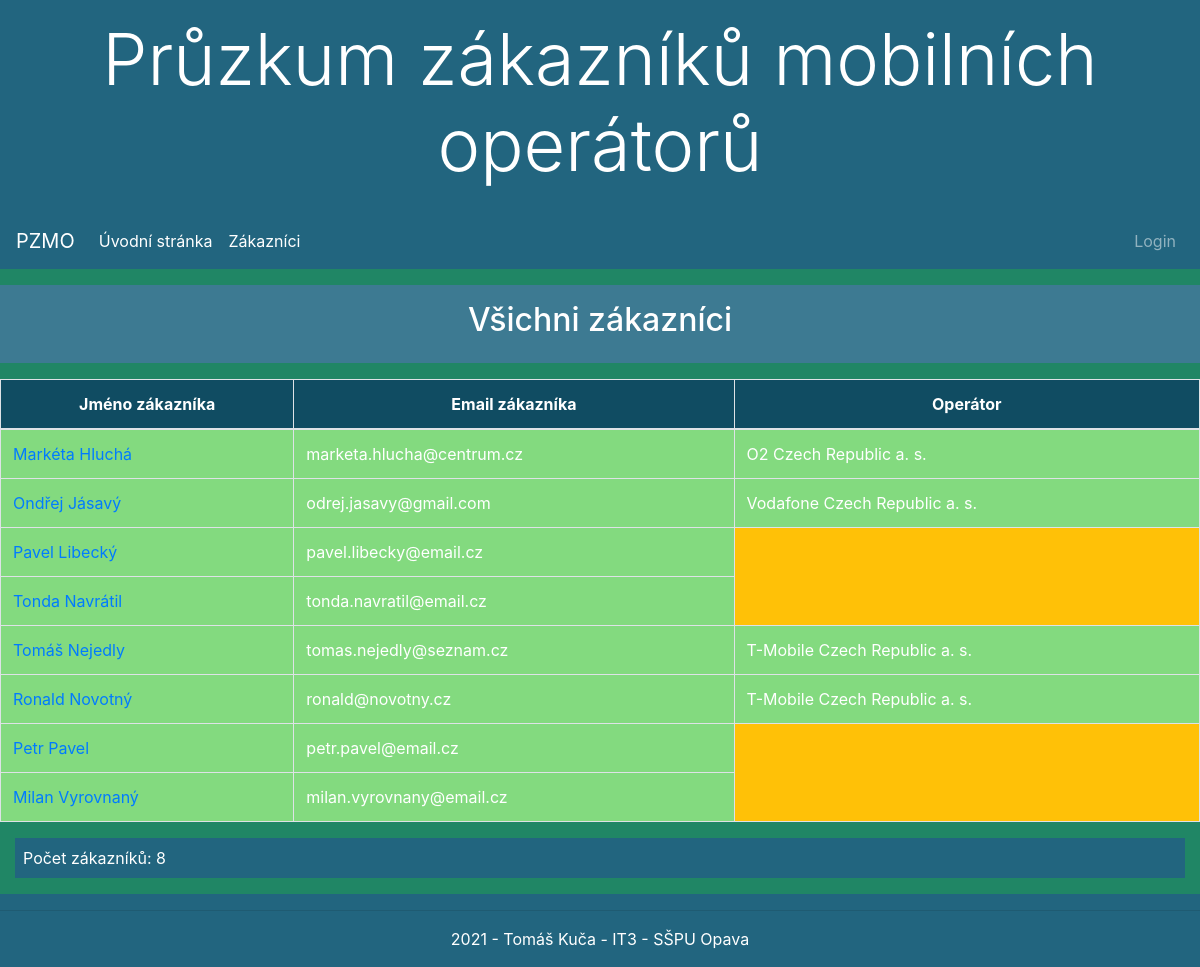
Page /zakaznici/zakaznici/ on the committed database.
### zakaznici/models.py (models this page shows, shortened)
class Zakaznik(models.Model):
    jmeno = models.CharField(max_length=30, verbose_name='Křestní jméno')
    prijmeni = models.CharField(max_length=30, verbose_name='Příjmení')
    psc = models.PositiveIntegerField(validators=[MinValueValidator(10000), MaxValueValidator(99999)],
                                      verbose_name='Poštovní směrovací číslo')
    ulice = models.CharField(max_length=20, verbose_name='Ulice', blank=True)
    mesto = models.CharField(max_length=30, verbose_name='Město')
    cp = models.CharField(max_length=4, verbose_name='Číslo popisné')
    email = models.EmailField(max_length=50, unique=True, blank=True,null=True, verbose_name='Email zákazníka')
    druhotne_sluzby = models.ManyToManyField(DruhotneSluzby, blank=True, null=True,
                                             help_text='Select a secondary service of mobile operator which you use')
    class Meta:
        ordering = ['prijmeni']

class Smlouva(models.Model):
    datum_uzavreni = models.DateField(blank=True, null=True, verbose_name='Datum uzavření')
    zakaznik = models.ForeignKey(Zakaznik, on_delete=models.CASCADE)
    tarif = models.ForeignKey(Tarif, on_delete=models.CASCADE)
    operator = models.ForeignKey(MobilniOperator, on_delete=models.CASCADE)
    class Meta:
        ordering = ['datum_uzavreni']

class MobilniOperator(models.Model):
    nazev = models.CharField(max_length=100, verbose_name='Jméno mobilního operátora')
    psc = models.PositiveIntegerField(validators=[MinValueValidator(10000), MaxValueValidator(99999)],
                                      verbose_name='Poštovní směrovací číslo')
    ulice = models.CharField(max_length=20, verbose_name='Ulice')
    mesto = models.CharField(max_length=30, verbose_name='Město')
    cp = models.CharField(max_length=4, verbose_name='Číslo popisné')
    kontakt = models.PositiveIntegerField(validators=[MinValueValidator(100000000), MaxValueValidator(999999999)],
                                        default=111111111, verbose_name='Telefonni číslo')
    class Meta:
        ordering = ['nazev']

### zakaznici/views.py (the view)
# urls.py: path('zakaznici/', views.ZakaznikListView.as_view(), name='prehled_zakazniku'),
class ZakaznikListView(ListView):
    model = Zakaznik
    context_object_name = 'prehled_zakazniku'
    extra_context = {'contracts': Smlouva.objects.all(),
                     'num_customers': Zakaznik.objects.all().count()}
    template_name = 'zakaznik/prehled.html'

### zakaznici/templates/zakaznik/prehled.html (shortened to what this page needs)
{% extends "base.html" %}
{% block content %}
<div class="row mt-3 mb-3 p-3 nadpis">
    <div class="col-sm-12">
        <h2 class="text-center ">Všichni zákazníci</h2>
    </div>
</div>
<div class="row" >
    <table class="table table-bordered bg-warning">
        <thead class="text-center">
            <tr style="color:blue;">
                <th>Jméno zákazníka</th>
                <th>Email zákazníka</th>
                <th>Operátor</th>
            </tr>
        </thead>
        <tbody>
                {% for customer in prehled_zakazniku %}
                    <tr>
                        <td><a href="{% url 'podrobnosti_zakaznika' customer.pk %}">{{ customer.jmeno }} {{ customer.prijmeni}}</a></td>
                        <td>{{ customer.email}}</td>
                        {% for contract in contracts %}
                            {% if customer.jmeno == contract.zakaznik.jmeno and customer.prijmeni == customer.prijmeni %}
                               <td>{{ contract.operator.nazev }}</td>
                            {% endif %}
                        {% endfor %}
                    </tr>
                {% endfor %}
        </tbody>
    </table>
</div>
<p>Počet zákazníků: {{ num_customers }}</p>
{% endblock %}

### zakaznici/static/css/style.css (style rules this page uses)
table th { color: white; background-color: #104c62; }
table td { color: white; background-color: #83DA7F; }
body { background-color:#208665; }
.nadpis , .nadpis h2 { background-color:#3D7A92; }
body { display: flex; flex-direction: column; min-height: 100vh; }
.container-fluid p { background-color: #22657F; padding: 0.5em; }
h2 { background-color:#104C62; }

### rows in the picture
Zakaznik: jmeno "Markéta", prijmeni "Hluchá", email "marketa.hlucha@centrum.cz"
Smlouva: operator.nazev "O2 Czech Republic a. s."
Zakaznik: jmeno "Ondřej", prijmeni "Jásavý", email "odrej.jasavy@gmail.com"
Smlouva: operator.nazev "Vodafone Czech Republic a. s."
Zakaznik: jmeno "Pavel", prijmeni "Libecký", email "pavel.libecky@email.cz"
Zakaznik: jmeno "Tonda", prijmeni "Navrátil", email "tonda.navratil@email.cz"
Zakaznik: jmeno "Tomáš", prijmeni "Nejedly", email "tomas.nejedly@seznam.cz"
Smlouva: operator.nazev "T-Mobile Czech Republic a. s."
Zakaznik: jmeno "Ronald", prijmeni "Novotný", email "ronald@novotny.cz"
Smlouva: operator.nazev "T-Mobile Czech Republic a. s."
Zakaznik: jmeno "Petr", prijmeni "Pavel", email "petr.pavel@email.cz"
Zakaznik: jmeno "Milan", prijmeni "Vyrovnaný", email "milan.vyrovnany@email.cz"

### other values in the picture
{{ num_customers }} "8"
